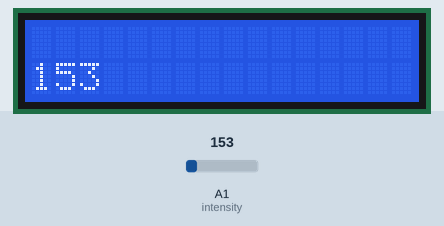
Bench run of a sketch on a simulated Arduino Uno, built with avr-gcc and run on an emulated ATmega328P. Parts: 16×2 character LCD. The test bench sets the inputs (shaded band); at power-on: A1 (intensity) = 153.

Above: at 1.2 s.
1.3 s: A1 (intensity) set to 165
At 3.2 s:
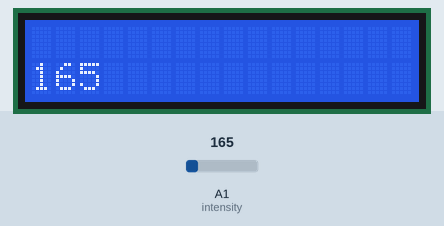
3.5 s: A1 (intensity) set to 175
At 5.0 s:
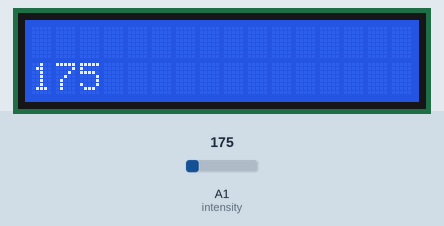
5.5 s: A1 (intensity) set to 191
At 6.6 s:
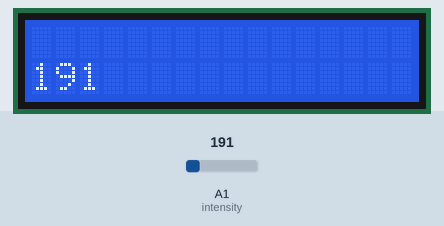
Timing chart, 0 to 8.5 s (numbered marks = the images above; inputs shaded):
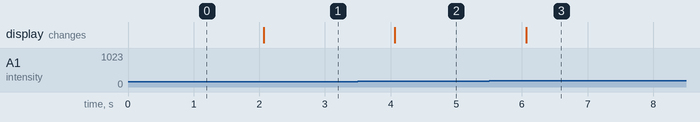

Measured:
- after the input at 1.3 s, the display: changes after 0.76 s (image 1)
- after the input at 3.5 s, the display: changes after 0.57 s (image 2)
- after the input at 5.5 s, the display: changes after 0.57 s (image 3)

The sketch:

LCD_Sensore.ino
```cpp
#include <LiquidCrystal.h>

int intensity= A1;
int sensorvalue = 0;
int TMP36 = A0;
int temperature = 0;
int temp[10];
int time= 20;
LiquidCrystal lcd(12, 11, 6, 5, 4, 3);
void setup() {
  Serial.begin(9600);
lcd.begin(16, 2);
}
void loop() {

sensorvalue =analogRead(intensity);
lcd.setCursor(0, 1);
lcd.print(sensorvalue);
delay(1000);
}
```
